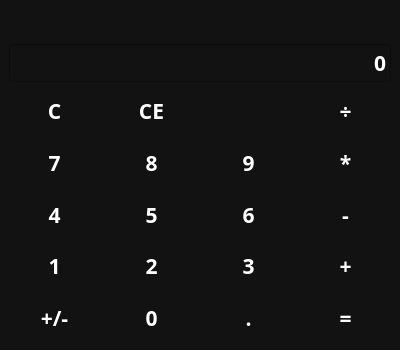
<?xml version="1.0" encoding="UTF-8"?>
<ui version="4.0">
 <class>MainWindow</class>
 <widget class="QMainWindow" name="MainWindow">
  <property name="geometry">
   <rect>
    <x>0</x>
    <y>0</y>
    <width>400</width>
    <height>350</height>
   </rect>
  </property>
  <property name="minimumSize">
   <size>
    <width>400</width>
    <height>350</height>
   </size>
  </property>
  <property name="maximumSize">
   <size>
    <width>9999</width>
    <height>9999</height>
   </size>
  </property>
  <property name="windowTitle">
   <string>Calclulator</string>
  </property>
  <property name="windowIcon">
   <iconset resource="files.qrc">
    <normaloff>:/icons/outline_calculate_black_24dp.png</normaloff>:/icons/outline_calculate_black_24dp.png</iconset>
  </property>
  <widget class="QWidget" name="centralwidget">
   <property name="styleSheet">
    <string notr="true">QWidget {
	color: white;
	background-color: #121212;
	font-family: Rubik;
	font-size: 16pt;
	font-weight: 600;
}</string>
   </property>
   <layout class="QVBoxLayout" name="verticalLayout">
    <item>
     <widget class="QLabel" name="label">
      <property name="sizePolicy">
       <sizepolicy hsizetype="Preferred" vsizetype="Maximum">
        <horstretch>0</horstretch>
        <verstretch>0</verstretch>
       </sizepolicy>
      </property>
      <property name="styleSheet">
       <string notr="true">color: #FFFF00;</string>
      </property>
      <property name="text">
       <string/>
      </property>
      <property name="alignment">
       <set>Qt::AlignRight|Qt::AlignTrailing|Qt::AlignVCenter</set>
      </property>
     </widget>
    </item>
    <item>
     <widget class="QLineEdit" name="lineEdit">
      <property name="sizePolicy">
       <sizepolicy hsizetype="Expanding" vsizetype="Maximum">
        <horstretch>0</horstretch>
        <verstretch>0</verstretch>
       </sizepolicy>
      </property>
      <property name="styleSheet">
       <string notr="true">QWidget {
	color: white;
	background-color: #121212;
	font-family: Rubik;
	font-size: 16pt;
	font-weight: 600;
}

font-size: 40pt;
border: none;</string>
      </property>
      <property name="text">
       <string>0</string>
      </property>
      <property name="maxLength">
       <number>16</number>
      </property>
      <property name="alignment">
       <set>Qt::AlignRight|Qt::AlignTrailing|Qt::AlignVCenter</set>
      </property>
      <property name="readOnly">
       <bool>true</bool>
      </property>
     </widget>
    </item>
    <item>
     <layout class="QGridLayout" name="gridLayout_2">
      <item row="1" column="3">
       <widget class="QPushButton" name="btn_9">
        <property name="sizePolicy">
         <sizepolicy hsizetype="Minimum" vsizetype="Expanding">
          <horstretch>0</horstretch>
          <verstretch>0</verstretch>
         </sizepolicy>
        </property>
        <property name="cursor">
         <cursorShape>PointingHandCursor</cursorShape>
        </property>
        <property name="styleSheet">
         <string notr="true">QPushButton {
	background-color: transparent;
	border: none;
}

QPushButton:hover {
	background-color: #666;
}

QPushButton:pressed {
	background-color: #888;
}</string>
        </property>
        <property name="text">
         <string>9</string>
        </property>
        <property name="shortcut">
         <string>9</string>
        </property>
       </widget>
      </item>
      <item row="3" column="4">
       <widget class="QPushButton" name="btn_add">
        <property name="sizePolicy">
         <sizepolicy hsizetype="Minimum" vsizetype="Expanding">
          <horstretch>0</horstretch>
          <verstretch>0</verstretch>
         </sizepolicy>
        </property>
        <property name="cursor">
         <cursorShape>PointingHandCursor</cursorShape>
        </property>
        <property name="styleSheet">
         <string notr="true">QPushButton {
	background-color: transparent;
	border: none;
}

QPushButton:hover {
	background-color: #666;
}

QPushButton:pressed {
	background-color: #888;
}</string>
        </property>
        <property name="text">
         <string>+</string>
        </property>
        <property name="shortcut">
         <string>+</string>
        </property>
       </widget>
      </item>
      <item row="0" column="3">
       <widget class="QPushButton" name="btn_backspace">
        <property name="sizePolicy">
         <sizepolicy hsizetype="Minimum" vsizetype="Expanding">
          <horstretch>0</horstretch>
          <verstretch>0</verstretch>
         </sizepolicy>
        </property>
        <property name="cursor">
         <cursorShape>PointingHandCursor</cursorShape>
        </property>
        <property name="styleSheet">
         <string notr="true">QPushButton {
	background-color: transparent;
	border: none;
}

QPushButton:hover {
	background-color: #666;
}

QPushButton:pressed {
	background-color: #888;
}</string>
        </property>
        <property name="text">
         <string/>
        </property>
        <property name="icon">
         <iconset resource="files.qrc">
          <normaloff>:/icons/outline_backspace_white_24dp.png</normaloff>:/icons/outline_backspace_white_24dp.png</iconset>
        </property>
        <property name="iconSize">
         <size>
          <width>24</width>
          <height>24</height>
         </size>
        </property>
        <property name="shortcut">
         <string>Backspace</string>
        </property>
       </widget>
      </item>
      <item row="1" column="4">
       <widget class="QPushButton" name="btn_mul">
        <property name="sizePolicy">
         <sizepolicy hsizetype="Minimum" vsizetype="Expanding">
          <horstretch>0</horstretch>
          <verstretch>0</verstretch>
         </sizepolicy>
        </property>
        <property name="cursor">
         <cursorShape>PointingHandCursor</cursorShape>
        </property>
        <property name="styleSheet">
         <string notr="true">QPushButton {
	background-color: transparent;
	border: none;
}

QPushButton:hover {
	background-color: #666;
}

QPushButton:pressed {
	background-color: #888;
}</string>
        </property>
        <property name="text">
         <string>*</string>
        </property>
        <property name="shortcut">
         <string>*</string>
        </property>
       </widget>
      </item>
      <item row="2" column="4">
       <widget class="QPushButton" name="btn_sub">
        <property name="sizePolicy">
         <sizepolicy hsizetype="Minimum" vsizetype="Expanding">
          <horstretch>0</horstretch>
          <verstretch>0</verstretch>
         </sizepolicy>
        </property>
        <property name="cursor">
         <cursorShape>PointingHandCursor</cursorShape>
        </property>
        <property name="styleSheet">
         <string notr="true">QPushButton {
	background-color: transparent;
	border: none;
}

QPushButton:hover {
	background-color: #666;
}

QPushButton:pressed {
	background-color: #888;
}</string>
        </property>
        <property name="text">
         <string>-</string>
        </property>
        <property name="shortcut">
         <string>-</string>
        </property>
       </widget>
      </item>
      <item row="2" column="3">
       <widget class="QPushButton" name="btn_6">
        <property name="sizePolicy">
         <sizepolicy hsizetype="Minimum" vsizetype="Expanding">
          <horstretch>0</horstretch>
          <verstretch>0</verstretch>
         </sizepolicy>
        </property>
        <property name="cursor">
         <cursorShape>PointingHandCursor</cursorShape>
        </property>
        <property name="styleSheet">
         <string notr="true">QPushButton {
	background-color: transparent;
	border: none;
}

QPushButton:hover {
	background-color: #666;
}

QPushButton:pressed {
	background-color: #888;
}</string>
        </property>
        <property name="text">
         <string>6</string>
        </property>
        <property name="shortcut">
         <string>6</string>
        </property>
       </widget>
      </item>
      <item row="3" column="1">
       <widget class="QPushButton" name="btn_1">
        <property name="sizePolicy">
         <sizepolicy hsizetype="Minimum" vsizetype="Expanding">
          <horstretch>0</horstretch>
          <verstretch>0</verstretch>
         </sizepolicy>
        </property>
        <property name="cursor">
         <cursorShape>PointingHandCursor</cursorShape>
        </property>
        <property name="styleSheet">
         <string notr="true">QPushButton {
	background-color: transparent;
	border: none;
}

QPushButton:hover {
	background-color: #666;
}

QPushButton:pressed {
	background-color: #888;
}</string>
        </property>
        <property name="text">
         <string>1</string>
        </property>
        <property name="shortcut">
         <string>1</string>
        </property>
       </widget>
      </item>
      <item row="4" column="4">
       <widget class="QPushButton" name="btn_calc">
        <property name="sizePolicy">
         <sizepolicy hsizetype="Minimum" vsizetype="Expanding">
          <horstretch>0</horstretch>
          <verstretch>0</verstretch>
         </sizepolicy>
        </property>
        <property name="cursor">
         <cursorShape>PointingHandCursor</cursorShape>
        </property>
        <property name="styleSheet">
         <string notr="true">QPushButton {
	background-color: transparent;
	border: none;
}

QPushButton:hover {
	background-color: #666;
}

QPushButton:pressed {
	background-color: #888;
}</string>
        </property>
        <property name="text">
         <string>=</string>
        </property>
        <property name="shortcut">
         <string>Enter</string>
        </property>
       </widget>
      </item>
      <item row="2" column="2">
       <widget class="QPushButton" name="btn_5">
        <property name="sizePolicy">
         <sizepolicy hsizetype="Minimum" vsizetype="Expanding">
          <horstretch>0</horstretch>
          <verstretch>0</verstretch>
         </sizepolicy>
        </property>
        <property name="cursor">
         <cursorShape>PointingHandCursor</cursorShape>
        </property>
        <property name="styleSheet">
         <string notr="true">QPushButton {
	background-color: transparent;
	border: none;
}

QPushButton:hover {
	background-color: #666;
}

QPushButton:pressed {
	background-color: #888;
}</string>
        </property>
        <property name="text">
         <string>5</string>
        </property>
        <property name="shortcut">
         <string>5</string>
        </property>
       </widget>
      </item>
      <item row="2" column="1">
       <widget class="QPushButton" name="btn_4">
        <property name="sizePolicy">
         <sizepolicy hsizetype="Minimum" vsizetype="Expanding">
          <horstretch>0</horstretch>
          <verstretch>0</verstretch>
         </sizepolicy>
        </property>
        <property name="cursor">
         <cursorShape>PointingHandCursor</cursorShape>
        </property>
        <property name="styleSheet">
         <string notr="true">QPushButton {
	background-color: transparent;
	border: none;
}

QPushButton:hover {
	background-color: #666;
}

QPushButton:pressed {
	background-color: #888;
}</string>
        </property>
        <property name="text">
         <string>4</string>
        </property>
        <property name="shortcut">
         <string>4</string>
        </property>
       </widget>
      </item>
      <item row="4" column="3">
       <widget class="QPushButton" name="btn_point">
        <property name="sizePolicy">
         <sizepolicy hsizetype="Minimum" vsizetype="Expanding">
          <horstretch>0</horstretch>
          <verstretch>0</verstretch>
         </sizepolicy>
        </property>
        <property name="cursor">
         <cursorShape>PointingHandCursor</cursorShape>
        </property>
        <property name="styleSheet">
         <string notr="true">QPushButton {
	background-color: transparent;
	border: none;
}

QPushButton:hover {
	background-color: #666;
}

QPushButton:pressed {
	background-color: #888;
}</string>
        </property>
        <property name="text">
         <string>.</string>
        </property>
        <property name="shortcut">
         <string>.</string>
        </property>
       </widget>
      </item>
      <item row="0" column="4">
       <widget class="QPushButton" name="btn_div">
        <property name="sizePolicy">
         <sizepolicy hsizetype="Minimum" vsizetype="Expanding">
          <horstretch>0</horstretch>
          <verstretch>0</verstretch>
         </sizepolicy>
        </property>
        <property name="cursor">
         <cursorShape>PointingHandCursor</cursorShape>
        </property>
        <property name="styleSheet">
         <string notr="true">QPushButton {
	background-color: transparent;
	border: none;
}

QPushButton:hover {
	background-color: #666;
}

QPushButton:pressed {
	background-color: #888;
}</string>
        </property>
        <property name="text">
         <string>÷</string>
        </property>
        <property name="shortcut">
         <string>/</string>
        </property>
       </widget>
      </item>
      <item row="3" column="3">
       <widget class="QPushButton" name="btn_3">
        <property name="sizePolicy">
         <sizepolicy hsizetype="Minimum" vsizetype="Expanding">
          <horstretch>0</horstretch>
          <verstretch>0</verstretch>
         </sizepolicy>
        </property>
        <property name="cursor">
         <cursorShape>PointingHandCursor</cursorShape>
        </property>
        <property name="styleSheet">
         <string notr="true">QPushButton {
	background-color: transparent;
	border: none;
}

QPushButton:hover {
	background-color: #666;
}

QPushButton:pressed {
	background-color: #888;
}</string>
        </property>
        <property name="text">
         <string>3</string>
        </property>
        <property name="shortcut">
         <string>3</string>
        </property>
       </widget>
      </item>
      <item row="1" column="1">
       <widget class="QPushButton" name="btn_7">
        <property name="sizePolicy">
         <sizepolicy hsizetype="Minimum" vsizetype="Expanding">
          <horstretch>0</horstretch>
          <verstretch>0</verstretch>
         </sizepolicy>
        </property>
        <property name="cursor">
         <cursorShape>PointingHandCursor</cursorShape>
        </property>
        <property name="styleSheet">
         <string notr="true">QPushButton {
	background-color: transparent;
	border: none;
}

QPushButton:hover {
	background-color: #666;
}

QPushButton:pressed {
	background-color: #888;
}</string>
        </property>
        <property name="text">
         <string>7</string>
        </property>
        <property name="shortcut">
         <string>7</string>
        </property>
       </widget>
      </item>
      <item row="0" column="1">
       <widget class="QPushButton" name="btn_clear">
        <property name="sizePolicy">
         <sizepolicy hsizetype="Minimum" vsizetype="Expanding">
          <horstretch>0</horstretch>
          <verstretch>0</verstretch>
         </sizepolicy>
        </property>
        <property name="cursor">
         <cursorShape>PointingHandCursor</cursorShape>
        </property>
        <property name="styleSheet">
         <string notr="true">QPushButton {
	background-color: transparent;
	border: none;
}

QPushButton:hover {
	background-color: #666;
}

QPushButton:pressed {
	background-color: #888;
}</string>
        </property>
        <property name="text">
         <string>C</string>
        </property>
       </widget>
      </item>
      <item row="1" column="2">
       <widget class="QPushButton" name="btn_8">
        <property name="sizePolicy">
         <sizepolicy hsizetype="Minimum" vsizetype="Expanding">
          <horstretch>0</horstretch>
          <verstretch>0</verstretch>
         </sizepolicy>
        </property>
        <property name="cursor">
         <cursorShape>PointingHandCursor</cursorShape>
        </property>
        <property name="styleSheet">
         <string notr="true">QPushButton {
	background-color: transparent;
	border: none;
}

QPushButton:hover {
	background-color: #666;
}

QPushButton:pressed {
	background-color: #888;
}</string>
        </property>
        <property name="text">
         <string>8</string>
        </property>
        <property name="shortcut">
         <string>8</string>
        </property>
       </widget>
      </item>
      <item row="0" column="2">
       <widget class="QPushButton" name="btn_ce">
        <property name="sizePolicy">
         <sizepolicy hsizetype="Minimum" vsizetype="Expanding">
          <horstretch>0</horstretch>
          <verstretch>0</verstretch>
         </sizepolicy>
        </property>
        <property name="cursor">
         <cursorShape>PointingHandCursor</cursorShape>
        </property>
        <property name="styleSheet">
         <string notr="true">QPushButton {
	background-color: transparent;
	border: none;
}

QPushButton:hover {
	background-color: #666;
}

QPushButton:pressed {
	background-color: #888;
}</string>
        </property>
        <property name="text">
         <string>CE</string>
        </property>
       </widget>
      </item>
      <item row="4" column="1">
       <widget class="QPushButton" name="btn_neg">
        <property name="sizePolicy">
         <sizepolicy hsizetype="Minimum" vsizetype="Expanding">
          <horstretch>0</horstretch>
          <verstretch>0</verstretch>
         </sizepolicy>
        </property>
        <property name="cursor">
         <cursorShape>PointingHandCursor</cursorShape>
        </property>
        <property name="styleSheet">
         <string notr="true">QPushButton {
	background-color: transparent;
	border: none;
}

QPushButton:hover {
	background-color: #666;
}

QPushButton:pressed {
	background-color: #888;
}</string>
        </property>
        <property name="text">
         <string>+/-</string>
        </property>
       </widget>
      </item>
      <item row="3" column="2">
       <widget class="QPushButton" name="btn_2">
        <property name="sizePolicy">
         <sizepolicy hsizetype="Minimum" vsizetype="Expanding">
          <horstretch>0</horstretch>
          <verstretch>0</verstretch>
         </sizepolicy>
        </property>
        <property name="cursor">
         <cursorShape>PointingHandCursor</cursorShape>
        </property>
        <property name="styleSheet">
         <string notr="true">QPushButton {
	background-color: transparent;
	border: none;
}

QPushButton:hover {
	background-color: #666;
}

QPushButton:pressed {
	background-color: #888;
}</string>
        </property>
        <property name="text">
         <string>2</string>
        </property>
        <property name="shortcut">
         <string>2</string>
        </property>
       </widget>
      </item>
      <item row="4" column="2">
       <widget class="QPushButton" name="btn_0">
        <property name="sizePolicy">
         <sizepolicy hsizetype="Minimum" vsizetype="Expanding">
          <horstretch>0</horstretch>
          <verstretch>0</verstretch>
         </sizepolicy>
        </property>
        <property name="cursor">
         <cursorShape>PointingHandCursor</cursorShape>
        </property>
        <property name="styleSheet">
         <string notr="true">QPushButton {
	background-color: transparent;
	border: none;
}

QPushButton:hover {
	background-color: #666;
}

QPushButton:pressed {
	background-color: #888;
}</string>
        </property>
        <property name="text">
         <string>0</string>
        </property>
        <property name="shortcut">
         <string>0</string>
        </property>
       </widget>
      </item>
     </layout>
    </item>
   </layout>
  </widget>
 </widget>
 <resources>
  <include location="files.qrc"/>
 </resources>
 <connections/>
</ui>
